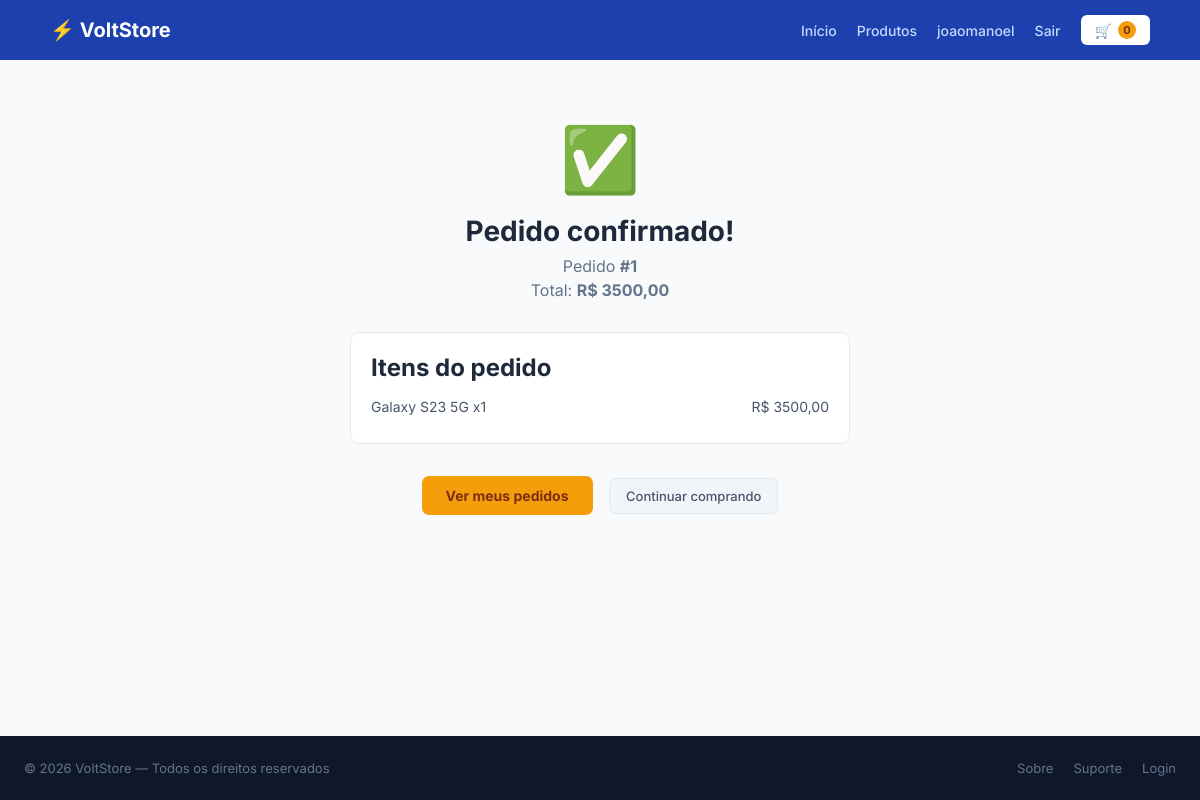
The app's page /pedido/sucesso/1/ (signed in), older data.
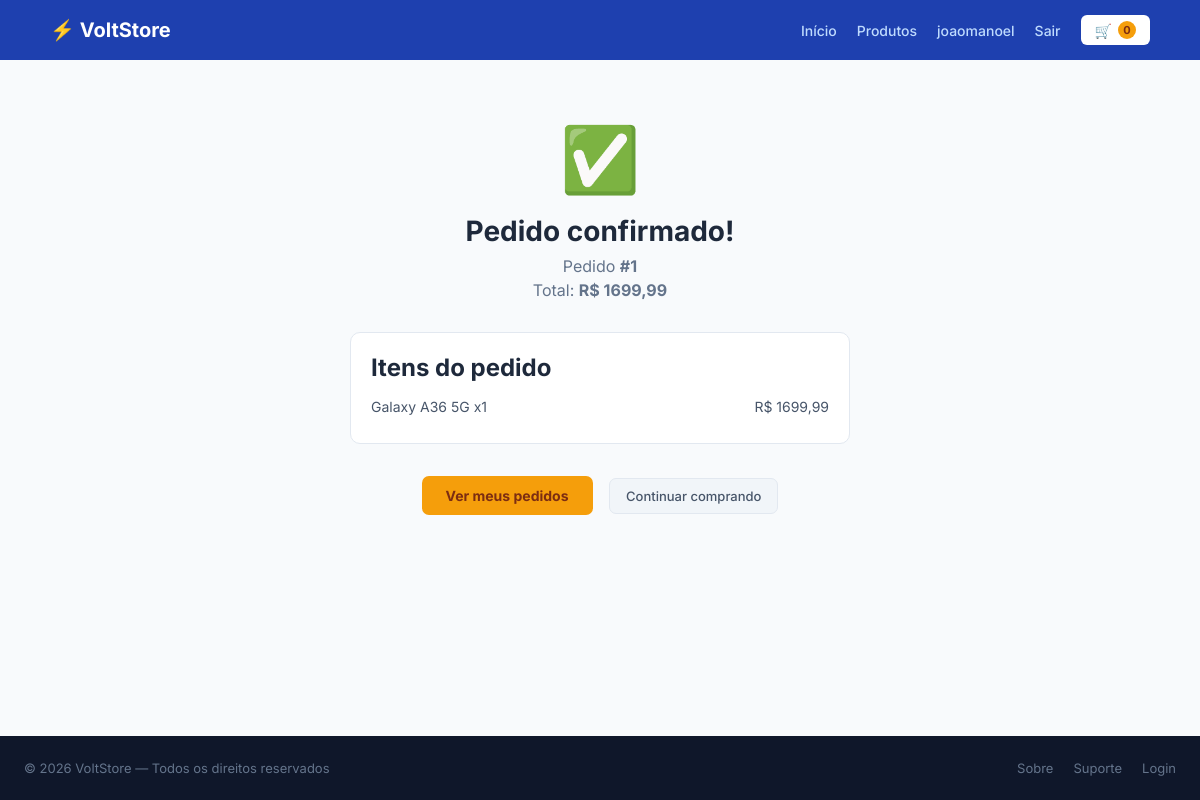
The same page, newer data.
### voltstore/models.py (models this page shows, shortened)
class Pedido(models.Model):
    STATUS_CHOICES = [
        ('pendente',    'Pendente'),
        ('pago',        'Pago'),
        ('enviado',     'Enviado'),
        ('entregue',    'Entregue'),
        ('cancelado',   'Cancelado'),
    ]
    usuario     = models.ForeignKey(User, on_delete=models.CASCADE)
    status      = models.CharField(max_length=20, choices=STATUS_CHOICES, default='pendente')
    total       = models.DecimalField(max_digits=10, decimal_places=2, default=0)
    endereco    = models.CharField(max_length=300, blank=True)
    criado_em   = models.DateTimeField(auto_now_add=True)
    class Meta:
        verbose_name = 'Pedido'
        verbose_name_plural = 'Pedidos'
        ordering = ['-criado_em']

class ItemPedido(models.Model):
    pedido      = models.ForeignKey(Pedido, on_delete=models.CASCADE, related_name='itens')
    produto     = models.ForeignKey(Produto, on_delete=models.CASCADE)
    quantidade  = models.IntegerField(default=1)
    preco_unit  = models.DecimalField(max_digits=10, decimal_places=2)
    def subtotal(self):
     if self.preco_unit is None:
        return 0
     return self.preco_unit * self.quantidade

class Produto(models.Model):
    nome        = models.CharField(max_length=200)
    marca       = models.CharField(max_length=100)
    descricao   = models.TextField()
    preco       = models.DecimalField(max_digits=10, decimal_places=2)
    preco_antigo= models.DecimalField(max_digits=10, decimal_places=2, null=True, blank=True)
    imagem      = models.ImageField(upload_to='produtos/', blank=True, null=True)
    categoria   = models.ForeignKey(Categoria, on_delete=models.SET_NULL, null=True)
    estoque     = models.IntegerField(default=0)
    destaque    = models.BooleanField(default=False)
    criado_em   = models.DateTimeField(auto_now_add=True)
    class Meta:
        verbose_name = 'Produto'
        verbose_name_plural = 'Produtos'
        ordering = ['-criado_em']

### voltstore/views.py (the view)
# urls.py: path('pedido/sucesso/<int:pk>/', views.pedido_sucesso, name='pedido_sucesso'),
@login_required
def pedido_sucesso(request, pk):
    pedido = get_object_or_404(Pedido, pk=pk, usuario=request.user)
    return render(request, 'voltstore/pedido_sucesso.html', {'pedido': pedido})

### voltstore/context_processors.py (called while the page is built)
def carrinho_contador(request):
    carrinho = request.session.get('carrinho', {})
    total = sum(carrinho.values())
    return {'carrinho_total': total}

### voltstore/templates/voltstore/pedido_sucesso.html (shortened to what this page needs)
{% extends 'voltstore/base.html' %}
{% block content %}
<div class="container" style="text-align:center;padding:60px 24px">
  <div style="font-size:64px;margin-bottom:16px">✅</div>
  <h1 style="font-size:28px;font-weight:700;margin-bottom:8px">Pedido confirmado!</h1>
  <p style="color:#64748b;margin-bottom:4px">Pedido <strong>#{{ pedido.id }}</strong></p>
  <p style="color:#64748b;margin-bottom:32px">Total: <strong>R$ {{ pedido.total }}</strong></p>
  <div class="card-section" style="max-width:500px;margin:0 auto 32px;text-align:left">
    <h2 style="margin-bottom:16px">Itens do pedido</h2>
    {% for item in pedido.itens.all %}
      <div class="summary-row">
        <span>{{ item.produto.nome }} x{{ item.quantidade }}</span>
        <span>R$ {{ item.subtotal }}</span>
      </div>
    {% endfor %}
  </div>
  <a href="{% url 'meus_pedidos' %}" class="btn" style="margin-right:12px">Ver meus pedidos</a>
  <a href="{% url 'home' %}" class="btn-detail">Continuar comprando</a>
</div>
{% endblock %}

Row changes from the older to the newer data that the page shows:
changed Pedido id 1: total "3500,00" → "1699,99"
changed ItemPedido: produto.nome "Galaxy S23 5G" → "Galaxy A36 5G"; subtotal "3500,00" → "1699,99"
